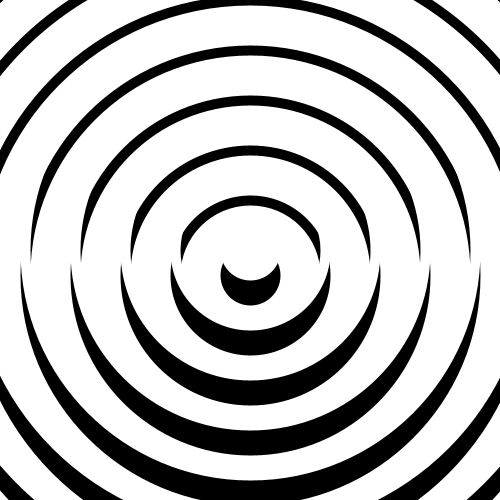
Frame 1 (no input)
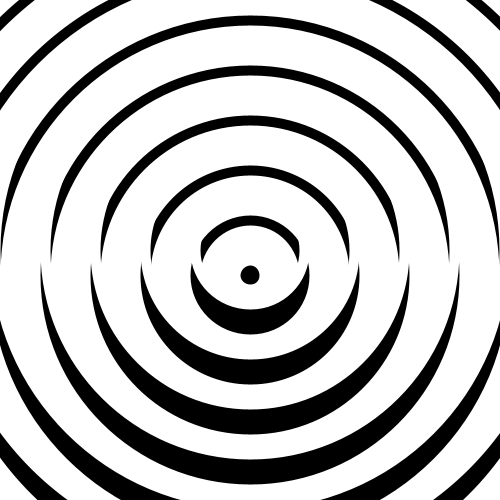
Frame 60 (the mouse pressed at the canvas centre just before this capture)
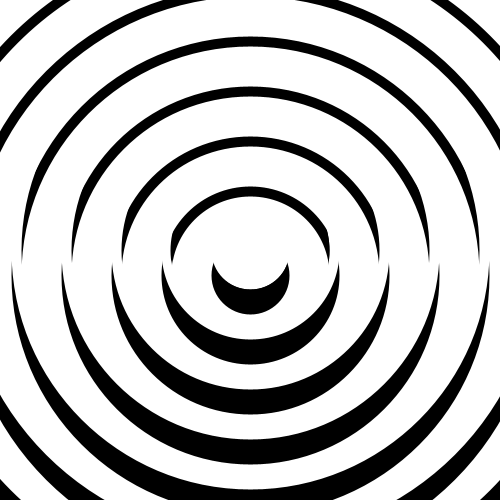
Frame 120 (the mouse held since frame 60 and released just before this capture)

The Processing sketch that drew these frames (run headless with seeded random() and noise(); from frame 60 on, the mouse is pressed at the canvas centre):

// Processing sketch: processing_136498
// ── processing_136498.pde

int num = 10;
float[] start_diam = new float[num];
float[] diam= new float[num];
float incr_diam;
float x, y, sd;

void setup() {
  size(500, 500);
  background(255);
  stroke(0);
  noFill();
  x = width/2;
  y = height/2;
  incr_diam = width/num*2;
  //strokeWeight(40);

  for (int i=0; i<num; i++) {
    start_diam[i]= diam[i] = sd;
    sd += incr_diam;
  }
  
  start_diam[0]= incr_diam/2;
}

void draw() {
  background(255);
  for (int i=0; i<num; i++) {
    stroke(0);
    strokeWeight(40);
    ellipse(x, y, diam[i], diam[i]);
    stroke(255);
    strokeWeight(40);
    ellipse(x, y+25, diam[i], diam[i]);
    diam[i]++;
    if (diam[i]>(start_diam[i]+incr_diam)) diam[i]=start_diam[i];
  }

}
